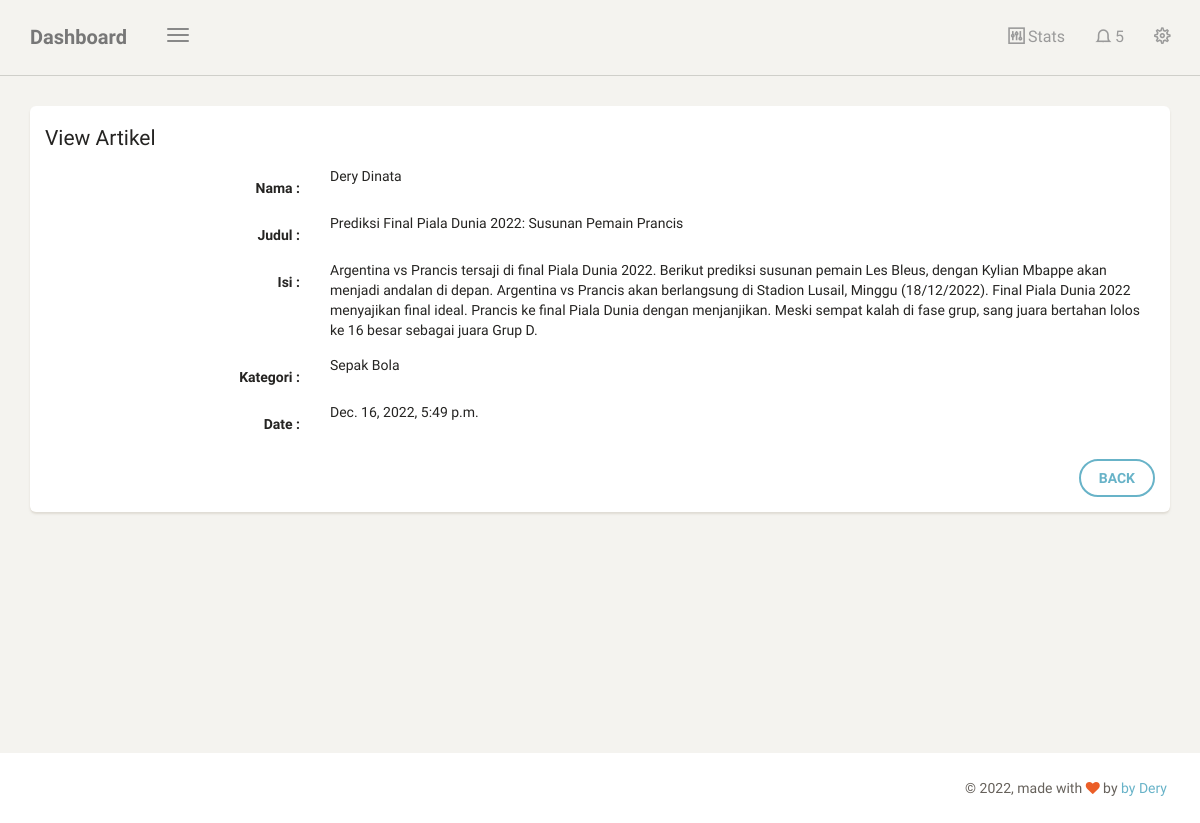
/dashboard/artikel/lihat/5, run on the app's committed database.
### blog/models.py (models this page shows, shortened)
class Artikel(models.Model):
    nama = models.CharField(max_length=100, blank=True, null=True)
    judul = models.CharField(max_length=100)
    isi = models.CharField(max_length=100, blank=True,null=True)
    kategori = models.ForeignKey(Kategori, on_delete=models.CASCADE)
    date = models.DateTimeField(auto_now_add=True)
    class Meta:
        ordering = ['-date']
        verbose_name_plural = "Artikel"

class Kategori(models.Model):
    nama = models.CharField(max_length=20)
    def __str__(self):
        return self.nama
    class Meta:
        verbose_name_plural = "Kategori"

### blog/views.py (the view)
# urls.py: path('artikel/lihat/<str:id>',lihat_artikel, name='lihat_artikel'),
def lihat_artikel(request, id):
    template_name = "back/lihat_artikel.html"
    artikel = Artikel.objects.get(id=id)
    context = {
        'title' : 'View Artikel',
        'artikel' :artikel,
    }
    return render(request, template_name, context)

### templates/back/lihat_artikel.html (shortened to what this page needs)
{% extends 'back/base.html' %}
{% block content %}
<div class="content">
            <div class="col-md-12">
                <div class="card">
                    <form class="form-horizontal" method="POST">
                        <div class="card-header">
                            <h4 class="card-title">
                                {{ title }}
                            </h4>
                        </div>
                        <div class="card-content">
                            <div class="form-group">
                                <label class="col-md-3 control-label">Nama :</label>
                                <div class="col-md-9">
                                   {{ artikel.nama }}
                                </div>
                            </div>
                            <div class="form-group">
                                <label class="col-md-3 control-label">Judul :</label>
                                <div class="col-md-9">
                                    {{ artikel.judul }}
                                </div>
                            </div>
                            <div class="form-group">
                                <label class="col-md-3 control-label">Isi :</label>
                                <div class="col-md-9">
                                    {{ artikel.isi }}
                                </div>
                            </div>
                            <div class="form-group">
                                <label class="col-md-3 control-label">Kategori :</label>
                                <div class="col-md-9">
                                    {{ artikel.kategori }}
                                </div>
                            </div>
                            <div class="form-group">
                                <label class="col-md-3 control-label">Date :</label>
                                <div class="col-md-9">
                                    {{ artikel.date }}
                                </div>
                            </div>
                        </div>
                        <div class="card-footer text-right">
                            <div class="form-group">
                                <label class="col-md-3"></label>
                                <div class="col-md-9">
                                    <a class="btn btn-info" href="{% url 'tabel_artikel' %}">BACK</a>
                                </div>
                            </div>
                        </div>
                    </form>
                </div>
            </div>
        </div>
    </div>
{% endblock content %}s

### data on the page
Artikel: nama "Dery Dinata", judul "Prediksi Final Piala Dunia 2022: Susunan Pemain Prancis", isi "Argentina vs Prancis tersaji di final Piala Dunia 2022. Berikut prediksi susunan pemain Les Bleus, dengan Kylian Mbappe akan menjadi andalan di depan. Argentina vs Prancis akan berlangsung di Stadion Lusail, Minggu (18/12/2022). Final Piala Dunia 2022 menyajikan final ideal. Prancis ke final Piala Dunia dengan menjanjikan. Meski sempat kalah di fase grup, sang juara bertahan lolos ke 16 besar sebagai juara Grup D.", kategori "Sepak Bola", date "Dec. 16, 2022, 5:49 p.m."

### other printed values
{{ title }} "View Artikel"
